Frame 1 (no input): blank canvas, image omitted
Frame 60 (the mouse pressed at the canvas centre just before this capture): blank canvas, image omitted
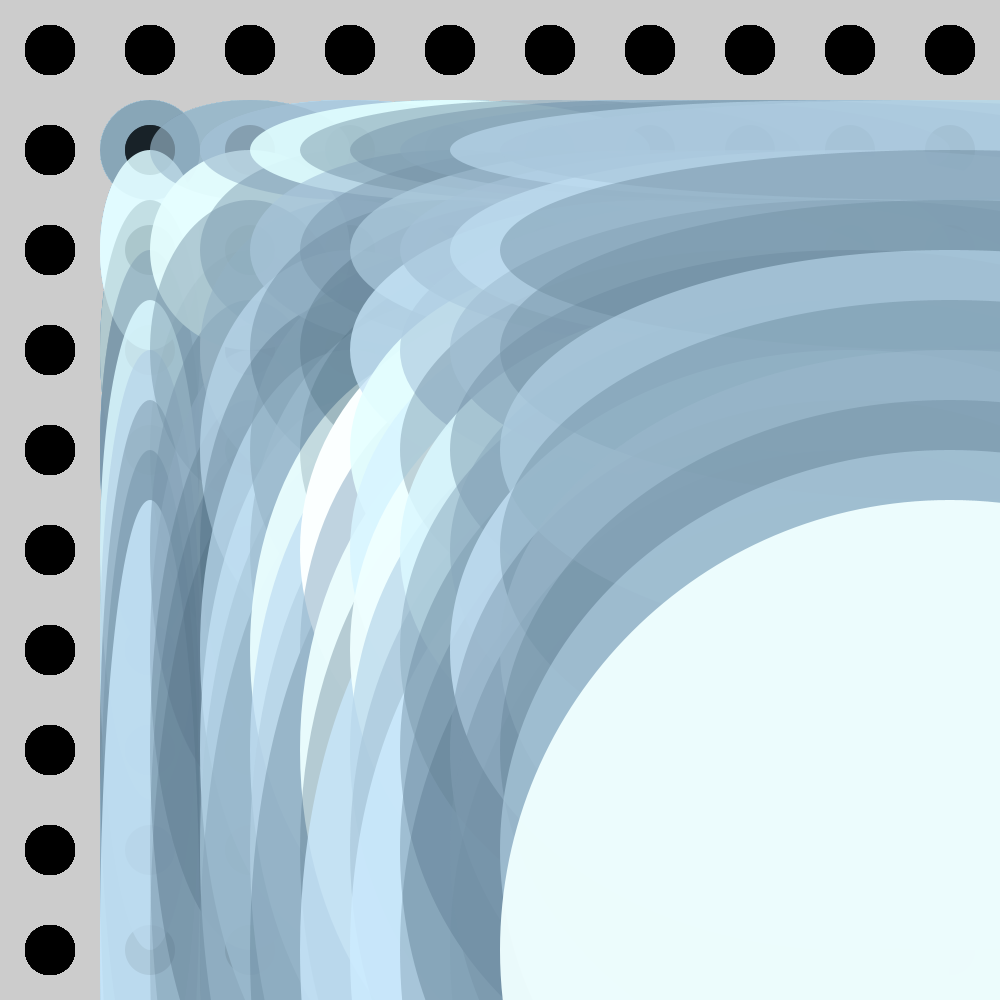
Frame 120 (the mouse held since frame 60 and released just before this capture)

The Processing sketch whose frames 1 and 60 were blank and that drew this single picture after the mouse press (run headless with seeded random() and noise(); from frame 60 on, the mouse is pressed at the canvas centre):

// Processing sketch: week4_code1_example_100_ellipses
// ── week4_code1_example_100_ellipses.pde
void setup (){
  size (1000, 1000);
  noStroke();
  smooth();
  //fullScreen();
}

void draw(){
  if (mousePressed){
  for (int i = 0; i<1000; i+=100){
  for (int j = 0; j<1000; j+=100){
  fill(0);
  ellipse (i+50, j+50, 50, 50);
  }
  }
  for (int a = 0; a<1000; a+=100){
  for (int b = 0; b<1000; b+=100){
    float r = random(255);
  fill(r, r+30,r+50,r+3);
  ellipse (a+50, b+50, a, b);
  }
  }
  }
}
